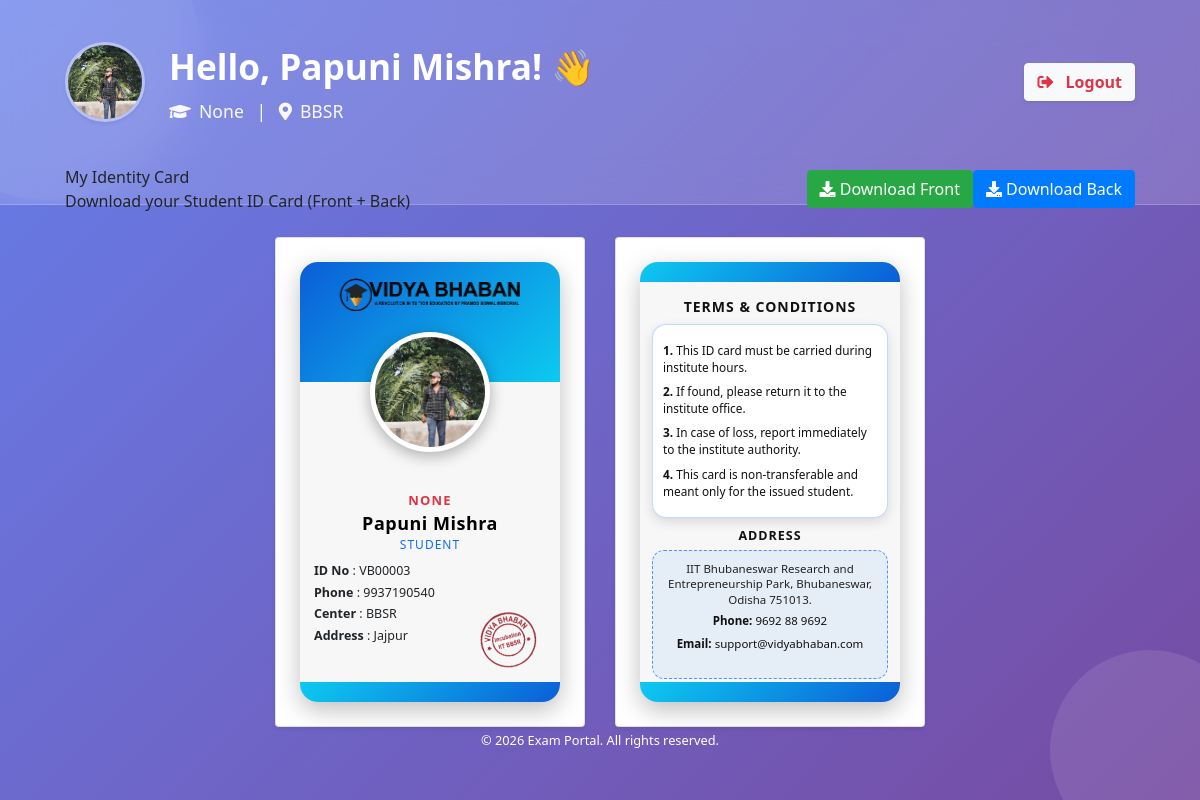
Screenshot of /student/id-card/ (signed in) with the database file from the repository.
### app/models.py (models this page shows, shortened)
class Student(models.Model):
    name = models.CharField(max_length=100)
    phone = models.CharField(
        max_length=15,
        unique=True
    )
    email = models.EmailField(
        unique=True,
        blank=True,
        null=True
    )
    photo = models.ImageField(
        upload_to="students/",
        blank=True,
        null=True
    )
    course = models.CharField(
        max_length=100,
        blank=True,
        null=True
    )
    center_name = models.CharField(
        max_length=100,
        blank=True,
        null=True
    )
    address = models.TextField(
        blank=True,
        null=True
    )
    password = models.CharField(max_length=128)
    razorpay_order_id = models.CharField(
        max_length=200,
        blank=True,
        null=True
    )
    razorpay_payment_id = models.CharField(
        max_length=200,
        blank=True,
        null=True,
        unique=True
    )
    PAYMENT_STATUS = [
        ("pending", "Pending"),
        ("success", "Success"),
        ("failed", "Failed"),
    ]
    payment_status = models.CharField(
        max_length=20,
        choices=PAYMENT_STATUS,
        default="pending"
    )
    is_approved = models.BooleanField(default=False)
    created_at = models.DateTimeField(default=timezone.now)

### app/views.py (the view)
def student_id_card(request):
    if "student_id" not in request.session:
        return redirect("student_login")
    student = get_object_or_404(
        Student,
        id=request.session["student_id"]
    )
    return render(
        request,
        "student/id_card.html",
        {"student": student}
    )

### templates/student/id_card.html (shortened to what this page needs)
{% extends 'student/dashboard.html' %}
{% load static %}
{% block content %}
<div class="app-main__outer">
    <div class="app-main__inner">
        <div class="app-page-title mb-4">
            <div class="page-title-wrapper d-flex justify-content-between align-items-center flex-wrap gap-2">
                <div class="page-title-heading">
                    My Identity Card
                    <div class="page-title-subheading">
                        Download your Student ID Card (Front + Back)
                    </div>
                </div>
                <div class="d-flex gap-2">
                    <button onclick="downloadIDCardFront()" class="btn btn-success">
                        <i class="fas fa-download"></i> Download Front
                    </button>
                    <button onclick="downloadIDCardBack()" class="btn btn-primary">
                        <i class="fas fa-download"></i> Download Back
                    </button>
                </div>
            </div>
        </div>
        <div class="row g-4 justify-content-center">
            <div class="col-auto">
                <div class="card shadow-sm p-4 d-flex justify-content-center align-items-center">
                    <div id="idCardFront" class="id-card-vertical">
                        <div class="top-design">
                            <img src="{% static 'image/VB1.png' %}" class="logo">
                        </div>
                        <div class="photo-wrapper">
                            {% if student.photo %}
                                <img src="{{ student.photo.url }}">
                            {% else %}
                                <div class="no-photo">No Photo</div>
                            {% endif %}
                        </div>
                        <div class="details">
                            {% if student.course %}
                                <p class="course-name">{{ student.course }}</p>
                            {% endif %}
                            <h3 class="student-name">{{ student.name }}</h3>
                            <p class="role">STUDENT</p>
                            <div class="info">
                                <p><strong>ID No</strong> : VB{{ student.id|stringformat:"05d" }}</p>
                                <p><strong>Phone</strong> : {{ student.phone }}</p>
                                <p><strong>Center</strong> : {{ student.center_name }}</p>
                                <p class="address"><strong>Address</strong> : {{ student.address }}</p>
                            </div>
                        </div>
                        <div class="stamp">
                            <img src="{% static 'image/stamp.png' %}" alt="Stamp">
                        </div>
                        <div class="bottom-design"></div>
                    </div>
                </div>
            </div>
            <div class="col-auto">
                <div class="card shadow-sm p-4 d-flex justify-content-center align-items-center">
                    <div id="idCardBack" class="id-card-vertical">
                        <div class="top-bar-same"></div>
                        <div class="back-body">
                            <h3 class="back-heading">TERMS &amp; CONDITIONS</h3>
                            <div class="back-terms">
                                <p><strong>1.</strong> This ID card must be carried during institute hours.</p>
                                <p><strong>2.</strong> If found, please return it to the institute office.</p>
                                <p><strong>3.</strong> In case of loss, report immediately to the institute authority.</p>
                                <p><strong>4.</strong> This card is non-transferable and meant only for the issued student.</p>
                            </div>
                            <h4 class="back-address-title">ADDRESS</h4>
                            <div class="back-address">
                                <p class="company-address">
                                    {{ company_address|default:"IIT Bhubaneswar Research and Entrepreneurship Park, Bhubaneswar, Odisha 751013." }}
                                </p>
                                <p class="company-phone">
                                    <strong>Phone:</strong> {{ company_phone|default:"9692 88 9692" }}
                                </p>
                                <p class="company-email">
                                    <strong>Email:</strong> {{ company_email|default:"support@vidyabhaban.com" }}
                                </p>
                            </div>
                        </div>
                        <div class="bottom-design"></div>
                    </div>
                </div>
            </div>
        </div>
    </div>
</div>
{% endblock %}

### templates/student/dashboard.html (shortened to what this page needs)
{% load static %}
<!doctype html>
<html lang="en">
<head>
    <link href="https://cdn.jsdelivr.net/npm/bootstrap@4.6.0/dist/css/bootstrap.min.css" rel="stylesheet">
    <link href="https://cdnjs.cloudflare.com/ajax/libs/font-awesome/5.15.4/css/all.min.css" rel="stylesheet">
</head>
<body>
    <div class="bg-shapes">
        <div class="shape"></div>
    </div>
    <div class="wrapper">
        <div class="dashboard-header">
            <div class="hub-container">
                <div class="d-flex justify-content-between align-items-center">
                    <div class="d-flex align-items-center">
                        <div class="header-profile-img mr-4">
                            {% if student.photo %}
                                <img src="{{ student.photo.url }}" alt="Profile" class="rounded-circle shadow-sm" style="width: 80px; height: 80px; object-fit: cover; border: 3px solid rgba(255,255,255,0.4);">
                            {% else %}
                                <div class="rounded-circle bg-white d-flex align-items-center justify-content-center shadow-sm" style="width: 80px; height: 80px; border: 3px solid rgba(255,255,255,0.4);">
                                    <i class="fas fa-user fa-2x text-secondary"></i>
                                </div>
                            {% endif %}
                        </div>
                        <div>
                            <div class="welcome-text">Hello, {{ student.name }}! 👋</div>
                            <div class="student-info">
                                <i class="fas fa-graduation-cap mr-2"></i>{{ student.course }}
                                <span class="mx-2">|</span>
                                <i class="fas fa-map-marker-alt mr-2"></i>{{ student.center_name }}
                            </div>
                        </div>
                    </div>
                    <div class="d-none d-md-block">
                        <div class="widget-content-left">
                            <div class="btn-group">
                                <a href="{% url 'student_logout' %}" class="btn btn-light shadow-sm text-danger font-weight-bold">
                                    <i class="fas fa-sign-out-alt mr-2"></i> Logout
                                </a>
                            </div>
                        </div>
                    </div>
                </div>
            </div>
        </div>
        <div class="hub-container">
            {% block content %}{% endblock %}
        </div>
        <div class="app-wrapper-footer mt-auto pb-4">
            <div class="app-footer">
                <div class="app-footer__inner text-center">
                    <div class="container">
                        <small class="text-white opacity-80">
                            &copy; {% now "Y" %} Exam Portal. All rights reserved.
                        </small>
                    </div>
                </div>
            </div>
        </div>
    </div>
</body>
</html>

### templates/student/dashboard.html (style rules this page uses)
* { margin: 0; padding: 0; box-sizing: border-box; }
body { background: linear-gradient(135deg, #667eea 0%, #764ba2 100%); font-family: 'Segoe UI', Tahoma, Geneva, Verdana, sans-serif; min-height: 100vh; display: flex; flex-direction: column; position: relative; overflow-x: hidden; }
.bg-shapes { position: fixed; top: 0; left: 0; width: 100%; height: 100%; z-index: 0; overflow: hidden; }
.shape { position: absolute; border-radius: 50%; background: rgba(255, 255, 255, 0.1); animation: float 15s infinite ease-in-out; }
.shape:nth-child(2) { width: 200px; height: 200px; bottom: -50px; right: -50px; animation-delay: -5s; }
.dashboard-header { background: rgba(255, 255, 255, 0.15); backdrop-filter: blur(20px); color: white; padding: 40px 0; margin-bottom: -40px; padding-bottom: 80px; border-bottom: 1px solid rgba(255, 255, 255, 0.2); }
.welcome-text { font-size: 2.2rem; font-weight: 700; margin-bottom: 5px; }
.student-info { font-size: 1.1rem; opacity: 0.95; }
.hub-container { max-width: 1100px; margin: 0 auto; padding: 0 15px; position: relative; z-index: 1; }

### templates/student/id_card.html (style rules this page uses)
.id-card-vertical { width:260px; height:440px; background:#f7f7f7; border-radius:18px; position:relative; overflow:hidden; box-shadow:0 8px 25px rgba(0,0,0,0.25); font-family:"Segoe UI", sans-serif; }
.top-design { height:120px; background:linear-gradient(135deg,#0b5ed7,#0dcaf0); position:relative; }
.logo { height:38px; position:absolute; top:14px; left:50%; transform:translateX(-50%); }
.photo-wrapper { width:120px; height:120px; border-radius:50%; background:#fff; padding:5px; position:absolute; top:70px; left:50%; transform:translateX(-50%); box-shadow:0 4px 15px rgba(0,0,0,0.3); }
.photo-wrapper img, .no-photo { width:100%; height:100%; border-radius:50%; object-fit:cover; background:#ccc; display:flex; align-items:center; justify-content:center; }
.details { margin-top:95px; text-align:center; padding:14px; }
.course-name { font-size:13px; font-weight:900; color:#dc3545; letter-spacing:1.2px; margin-bottom:2px; text-transform:uppercase; }
.student-name { margin:2px 0; font-size:18px; font-weight:900; letter-spacing:0.5px; color:#000; }
.role { font-size:12px; color:#0d6efd; letter-spacing:1px; margin-bottom:8px; }
.info { text-align:left; font-size:12.5px; line-height:1.4; }
.info p { margin:4px 0; }
.address { word-break:break-word; }
.stamp { position:absolute; bottom:30px; right:15px; opacity:0.85; }
.stamp img { width:75px; transform:rotate(-12deg); }
.bottom-design { position:absolute; bottom:0; width:100%; height:20px; background:linear-gradient(135deg,#0dcaf0,#0b5ed7); }
.top-bar-same { position:absolute; top:0; width:100%; height:20px; background:linear-gradient(135deg,#0dcaf0,#0b5ed7); }
.back-body { position:absolute; top:25px; bottom:25px; left:0; right:0; padding:12px; }
.back-heading { width:100%; text-align:center; font-size:14px; font-weight:900; letter-spacing:1px; text-transform:uppercase; margin:0 0 8px 0; color:#111; }
.back-terms { background:#ffffff; border-radius:14px; padding:10px 10px; box-shadow:0 4px 12px rgba(0,0,0,0.12); border:1px solid rgba(13,110,253,0.25); font-size:11.8px; line-height:1.45; color:#111; }
.back-terms p { margin:7px 0; }
.back-address-title { text-align:center; margin:10px 0 7px 0; font-size:12.5px; font-weight:900; letter-spacing:1px; text-transform:uppercase; color:#111; }
.back-address { background:rgba(13,110,253,0.07); border:1px dashed rgba(13,110,253,0.7); border-radius:12px; padding:10px 10px; text-align:center; }
.back-address .company-address { margin:0 0 5px 0; font-size:11.5px; color:#222; line-height:1.35; }
.back-address .company-phone { margin:0; font-size:11.5px; color:#111; }
.back-address .company-email { margin-top:5px; font-size:11.5px; color:#111; }

### rows the page displays
Student: photo (picture), name "Papuni Mishra", course "None", center_name "BBSR", course "NONE", id "00003", phone "9937190540", address "Jajpur"

### other values shown
{{ company_phone|default:"9692 88 9692" }} "9692 88 9692"
{{ company_email|default:"support@vidyabhaban.com" }} "support@vidyabhaban.com"
